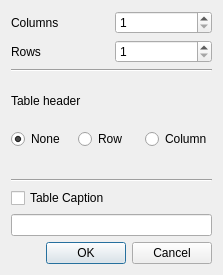
<?xml version="1.0" encoding="UTF-8"?>
<ui version="4.0">
 <class>NewTableDialog</class>
 <widget class="QDialog" name="NewTableDialog">
  <property name="geometry">
   <rect>
    <x>0</x>
    <y>0</y>
    <width>223</width>
    <height>275</height>
   </rect>
  </property>
  <property name="windowTitle">
   <string>Insert new table</string>
  </property>
  <layout class="QVBoxLayout" name="verticalLayout_4">
   <item>
    <layout class="QHBoxLayout" name="horizontalLayout">
     <item>
      <widget class="QLabel" name="label">
       <property name="text">
        <string>Columns</string>
       </property>
      </widget>
     </item>
     <item>
      <widget class="QSpinBox" name="columns">
       <property name="minimum">
        <number>1</number>
       </property>
      </widget>
     </item>
    </layout>
   </item>
   <item>
    <layout class="QHBoxLayout" name="horizontalLayout_2">
     <item>
      <widget class="QLabel" name="label_2">
       <property name="text">
        <string>Rows</string>
       </property>
      </widget>
     </item>
     <item>
      <widget class="QSpinBox" name="rows">
       <property name="minimum">
        <number>1</number>
       </property>
      </widget>
     </item>
    </layout>
   </item>
   <item>
    <widget class="Line" name="line">
     <property name="orientation">
      <enum>Qt::Horizontal</enum>
     </property>
    </widget>
   </item>
   <item>
    <widget class="QLabel" name="label_6">
     <property name="text">
      <string>Table header</string>
     </property>
    </widget>
   </item>
   <item>
    <layout class="QHBoxLayout" name="horizontalLayout_3">
     <item>
      <layout class="QVBoxLayout" name="verticalLayout">
       <item>
        <widget class="QRadioButton" name="radioNone">
         <property name="text">
          <string>None</string>
         </property>
         <property name="checked">
          <bool>true</bool>
         </property>
         <attribute name="buttonGroup">
          <string notr="true">headerGroup</string>
         </attribute>
        </widget>
       </item>
       <item>
        <widget class="QLabel" name="label_3">
         <property name="text">
          <string/>
         </property>
         <property name="pixmap">
          <pixmap resource="../qrc.qrc">:/icon/icons/table.png</pixmap>
         </property>
         <property name="buddy">
          <cstring>radioNone</cstring>
         </property>
        </widget>
       </item>
      </layout>
     </item>
     <item>
      <layout class="QVBoxLayout" name="verticalLayout_2">
       <item>
        <widget class="QRadioButton" name="radioRow">
         <property name="text">
          <string>Row</string>
         </property>
         <attribute name="buttonGroup">
          <string notr="true">headerGroup</string>
         </attribute>
        </widget>
       </item>
       <item>
        <widget class="QLabel" name="label_4">
         <property name="text">
          <string/>
         </property>
         <property name="pixmap">
          <pixmap resource="../qrc.qrc">:/icon/icons/table.png</pixmap>
         </property>
         <property name="buddy">
          <cstring>radioRow</cstring>
         </property>
        </widget>
       </item>
      </layout>
     </item>
     <item>
      <layout class="QVBoxLayout" name="verticalLayout_3">
       <item>
        <widget class="QRadioButton" name="radioColumn">
         <property name="text">
          <string>Column</string>
         </property>
         <attribute name="buttonGroup">
          <string notr="true">headerGroup</string>
         </attribute>
        </widget>
       </item>
       <item>
        <widget class="QLabel" name="label_5">
         <property name="text">
          <string/>
         </property>
         <property name="pixmap">
          <pixmap resource="../qrc.qrc">:/icon/icons/table.png</pixmap>
         </property>
         <property name="buddy">
          <cstring>radioColumn</cstring>
         </property>
        </widget>
       </item>
      </layout>
     </item>
    </layout>
   </item>
   <item>
    <widget class="Line" name="line_2">
     <property name="orientation">
      <enum>Qt::Horizontal</enum>
     </property>
    </widget>
   </item>
   <item>
    <widget class="QCheckBox" name="checkBox">
     <property name="text">
      <string>Table Caption</string>
     </property>
    </widget>
   </item>
   <item>
    <widget class="QLineEdit" name="caption"/>
   </item>
   <item>
    <widget class="QDialogButtonBox" name="buttonBox">
     <property name="orientation">
      <enum>Qt::Horizontal</enum>
     </property>
     <property name="standardButtons">
      <set>QDialogButtonBox::Cancel|QDialogButtonBox::Ok</set>
     </property>
    </widget>
   </item>
  </layout>
 </widget>
 <tabstops>
  <tabstop>columns</tabstop>
  <tabstop>rows</tabstop>
  <tabstop>radioNone</tabstop>
  <tabstop>radioRow</tabstop>
  <tabstop>radioColumn</tabstop>
 </tabstops>
 <resources>
  <include location="../qrc.qrc"/>
 </resources>
 <connections>
  <connection>
   <sender>buttonBox</sender>
   <signal>accepted()</signal>
   <receiver>NewTableDialog</receiver>
   <slot>accept()</slot>
   <hints>
    <hint type="sourcelabel">
     <x>213</x>
     <y>265</y>
    </hint>
    <hint type="destinationlabel">
     <x>157</x>
     <y>274</y>
    </hint>
   </hints>
  </connection>
  <connection>
   <sender>buttonBox</sender>
   <signal>rejected()</signal>
   <receiver>NewTableDialog</receiver>
   <slot>reject()</slot>
   <hints>
    <hint type="sourcelabel">
     <x>213</x>
     <y>265</y>
    </hint>
    <hint type="destinationlabel">
     <x>222</x>
     <y>274</y>
    </hint>
   </hints>
  </connection>
  <connection>
   <sender>checkBox</sender>
   <signal>clicked(bool)</signal>
   <receiver>caption</receiver>
   <slot>setEnabled(bool)</slot>
   <hints>
    <hint type="sourcelabel">
     <x>26</x>
     <y>207</y>
    </hint>
    <hint type="destinationlabel">
     <x>27</x>
     <y>223</y>
    </hint>
   </hints>
  </connection>
 </connections>
 <buttongroups>
  <buttongroup name="headerGroup"/>
 </buttongroups>
</ui>
